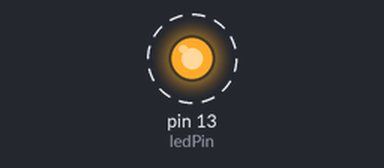
Simulated run of this sketch. Board: Arduino Uno, built with avr-gcc and run on an emulated ATmega328P. Parts: output pins drawn as LEDs (lit = HIGH). Dashed ring = blinking.

Above: at 0.2 s.
Timing chart, 0 to 3.0 s (numbered marks = the images above):
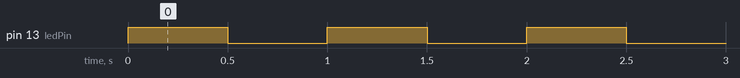

Measured:
- by itself, pin 13 (ledPin): alternates HIGH for 0.50 s and LOW for 0.50 s

The sketch:

Usando_Interrup__es.ino
```cpp
#define ledPin 13


void setup()

{

  pinMode(ledPin, OUTPUT);


  // initialize timer1

 // noInterrupts();           // disable all interrupts

  TCCR1A = 0;

  TCCR1B = 0;

  TCNT1  = 0;


  OCR1A = 31250;            // compare match register 16MHz/256/2Hz

  TCCR1B |= (1 << WGM12);   // CTC mode

  TCCR1B |= (1 << CS12);    // 256 prescaler

  TIMSK1 |= (1 << OCIE1A);  // enable timer compare interrupt

 // interrupts();             // enable all interrupts

}


ISR(TIMER1_COMPA_vect)          // timer compare interrupt service routine

{

  PORTB ^= (1 << PINB5);   // toggle LED pin

}


void loop()

{

  delay(9000);

}
```
